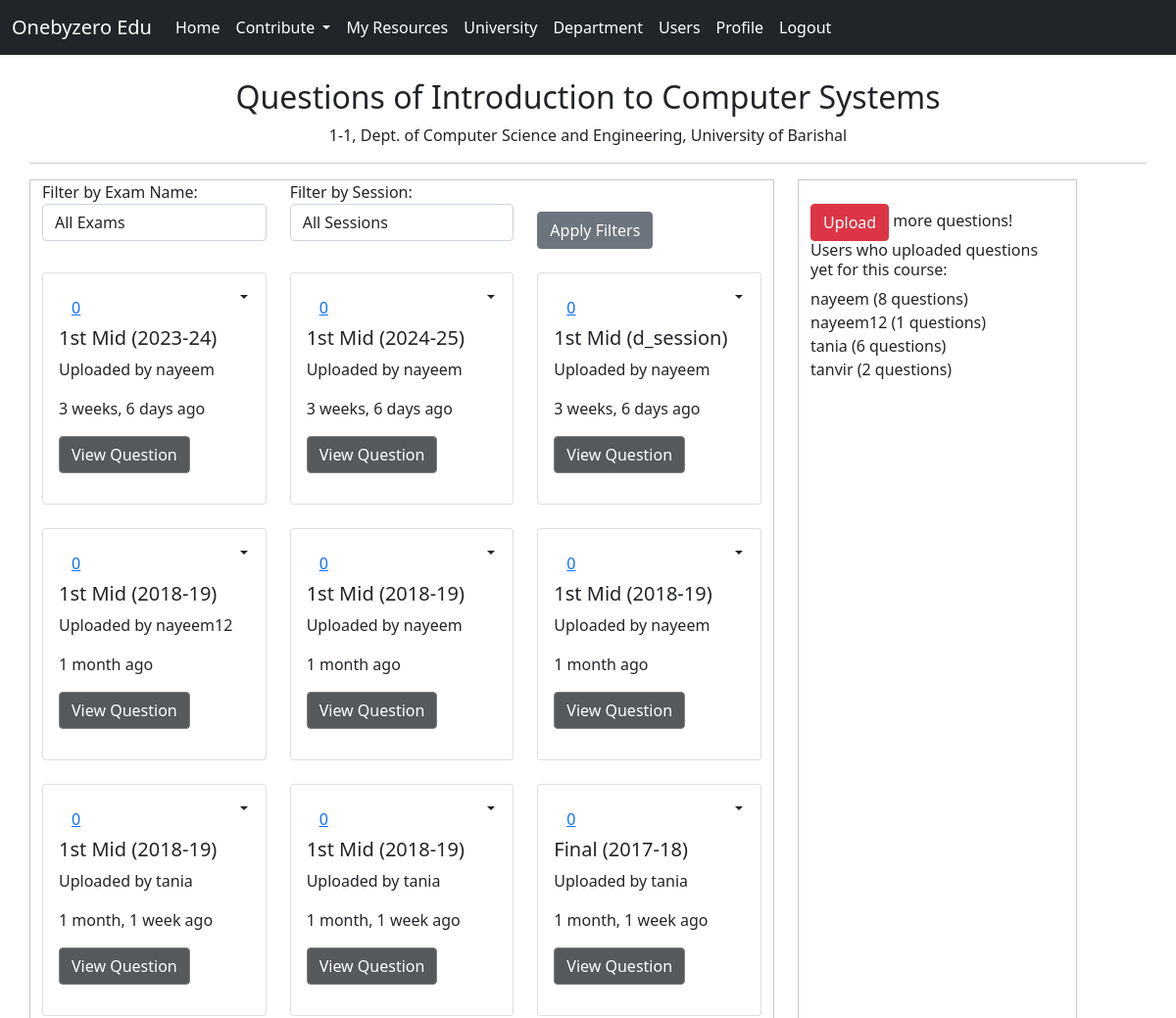
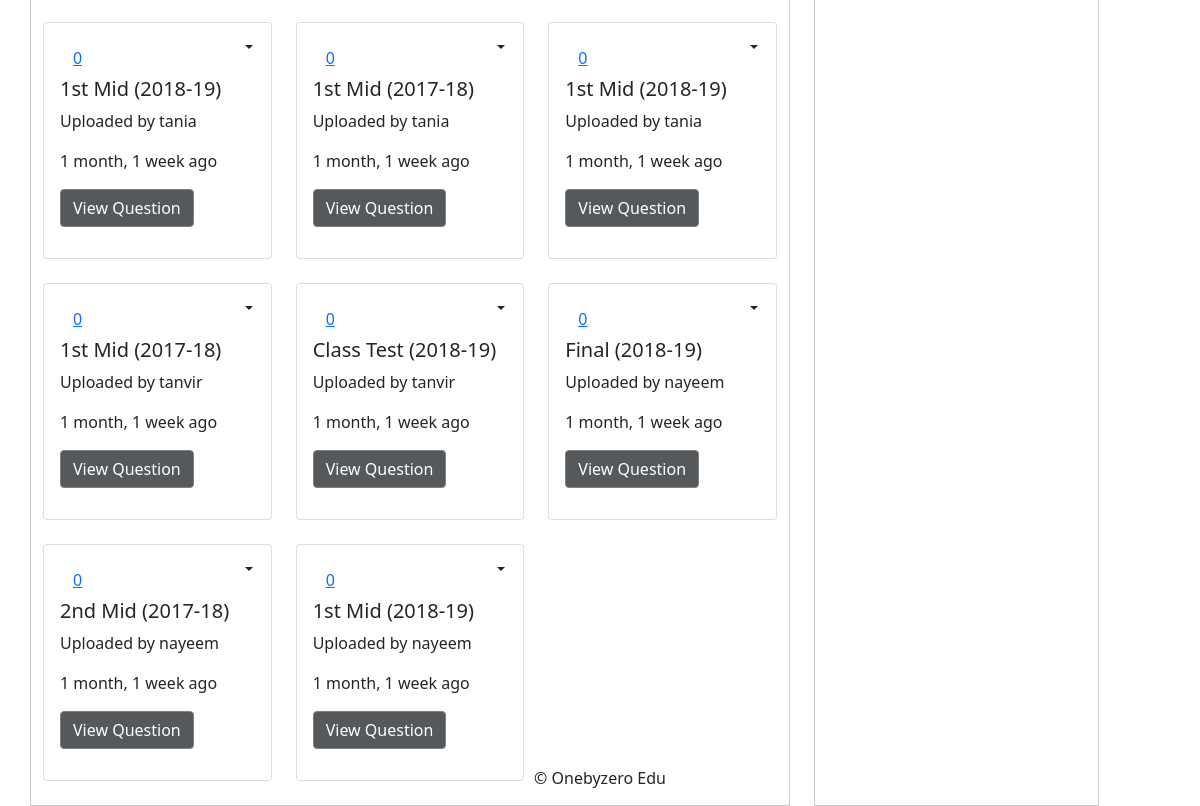
The page /study/view_questions/1/ (signed in) on the database its author committed (2 pictures, top to bottom).
### study/models.py (models this page shows, shortened)
class Course(models.Model):
    title = models.CharField(max_length=100)
    code = models.CharField(max_length=10)
    credit = models.DecimalField(max_digits=4, decimal_places=2)
    department = models.ForeignKey(Department, on_delete=models.CASCADE)
    university = models.ForeignKey(University, on_delete=models.CASCADE, default=1)
    year = models.PositiveIntegerField()
    semester = models.PositiveIntegerField()
    syllabus = models.TextField(blank=True, null=True)

class Department(models.Model):
    name = models.CharField(max_length=100)
    university = models.ForeignKey(University, on_delete=models.CASCADE)
    ambassadors = models.ManyToManyField(User, blank=True)

class University(models.Model):
    name = models.CharField(max_length=100)

class Question(models.Model):
    university = models.ForeignKey(University, on_delete=models.CASCADE)
    department = models.ForeignKey(Department, on_delete=models.CASCADE)
    year = models.PositiveIntegerField(choices=YEAR_CHOICES)
    semester = models.PositiveIntegerField(choices=SEMESTER_CHOICES)
    course = models.ForeignKey(Course, on_delete=models.CASCADE)
    exam_name = models.CharField(max_length=50, choices=EXAM_CHOICES)
    session = models.CharField(max_length=9, choices=SESSION_CHOICES)
    question_file = models.FileField(upload_to='study/questions/',
        validators=[FileExtensionValidator(allowed_extensions=['pdf', 'jpg', 'png', 'jpeg'])])
    upload_time = models.DateTimeField(auto_now_add=True)
    uploaded_by = models.ForeignKey(User, on_delete=models.CASCADE)
    love_count = models.IntegerField(default=0)
    feedback = models.TextField(blank=True, null=True)

### study/views.py (the view)
# urls.py: path('view_questions/<int:course_id>/', views.view_questions, name='view_questions'),
def view_questions(request, course_id):
    course = get_object_or_404(Course, pk=course_id)
    questions = Question.objects.filter(course=course).order_by('-upload_time')
    session_filter = request.GET.get('session')
    exam_name_filter = request.GET.get('exam_name')
    if session_filter:
        questions = questions.filter(session=session_filter)
    if exam_name_filter:
        questions = questions.filter(exam_name__icontains=exam_name_filter)
    all_uploaders = Question.objects.filter(course=course_id).values_list('uploaded_by__username', flat=True).distinct()
    users_with_question_count = (
        Question.objects
        .filter(course=course)
        .values('uploaded_by__username')
        .annotate(question_count=Count('uploaded_by__username'))
    )
    user_profile = Profile.objects.get(user=request.user)
    user_department_id = user_profile.department.id
    context = {
        'questions': questions,
        'course': course,
        'all_uploaders': all_uploaders,
        'users_with_question_count': users_with_question_count,
        'user_department_id': user_department_id,
        'user_profile': user_profile,
    }
    return render(request, 'resources/questions/view_questions.html', context)

### study/templatetags/time_filters.py (called while the page is built)
@register.filter(name='time_ago')
def time_ago(value):
    if isinstance(value, datetime.datetime):
        return timesince(value, now())
    return value  # Return the original value if it's not a datetime object

### study/templates/resources/questions/view_questions.html (shortened to what this page needs)
{% extends "base.html" %}
{% load time_filters %}
{% load static %}
{% block content %}
    <div class="container mt-4">
        <div class="row">
            <div class="text-center">
                <h2>Questions of {{ course.title }}</h2>
                <p>{{ course.semester }}-{{ course.year }},
                    Dept. of {{ course.department.name }},
                    {{ course.university.name }}</p>
            </div>
            <hr>
            <div class="col-md-8 resources-border">
                <form method="GET" class="mb-4">
                    <div class="row align-items-end">
                        <div class="col-md-4 mb-2">
                            <label for="examFilter">Filter by Exam Name:</label>
                            <select name="exam_name" id="examFilter" class="form-control">
                                <option value="">All Exams</option>
                            </select>
                        </div>
                        <div class="col-md-4 mb-2">
                            <label for="sessionFilter">Filter by Session:</label>
                            <select name="session" id="sessionFilter" class="form-control">
                                <option value="">All Sessions</option>
                            </select>
                        </div>
                        <div class="col-md-4">
                            <button type="submit" class="btn btn-secondary btn-block">Apply Filters</button>
                        </div>
                    </div>
                </form>
                <div class="row">
                    {% for qs in questions %}
                        <div class="col-md-4 mb-4">
                            <div class="card">
                                <div class="card-body" style="height: 235px; overflow: hidden;">
                                    <div  class="dropdown dropleft" style="position: absolute; top: 5px; right: 5px;">
                                        <button class="btn dropdown-toggle" type="button" id="dropdownMenuButton" data-bs-toggle="dropdown" aria-haspopup="true" aria-expanded="false">
                                        </button>
                                    </div>
                    <button class="btn btn-link" id="loveBtn{{ qs.id }}" onclick="handleLoveClick({{ qs.id }})">
                        <span id="loveCount{{ qs.id }}">{{ qs.love_count }}</span>
                    </button>
                                    <h5 class="card-title">{{ qs.exam_name }} ({{ qs.session }})</h5>
                                    <p class="card-text">Uploaded by {{ qs.uploaded_by.username }}</p>
                                    <p>{{ qs.upload_time|time_ago }} ago</p>
                                    {% if user_department_id == 1 %}
                                    <a href="{{ qs.question_file.url }}" target="_blank" class="btn btn-primary  view-btn" data-toggle="modal" data-target="#imageModal{{ qs.id }}">
                                         View Question
                                    </a>
                                    {% else %}
                                    <a href="{% url 'login' %}" class="btn btn-primary  view-btn" data-toggle="modal" data-target="#imageModal{{ qs.id }}">
                                        <i class="far fa-eye"></i> View Question
                                    </a>
                                    {% endif %}
                                </div>
                            </div>
                        </div>
                    {% empty %}
                        <p class="col-12 text-center">No questions available.</p>
                    {% endfor %}
                </div>
            </div>
            <div class="custom-col">
            </div>
            <div class="col-md-3 resources-border">
                <div class="row justify-content-between align-items-center mt-4">
                    <div>
                        <a href="{% url 'add_question' %}" class="btn btn-danger mr-2">Upload</a>
                        <span>more questions!</span>
                    </div>
                    <div>
                        <h6>Users who uploaded questions yet for this course:</h6>
                        <ul class="list-unstyled">
                            {% for user_info in users_with_question_count %}
                                <li>{{ user_info.uploaded_by__username }} ({{ user_info.question_count }} questions)</li>
                            {% empty %}
                                <li>No users have uploaded questions for this course.</li>
                            {% endfor %}
                        </ul>
                    </div>
                </div>
            </div>
        </div>
    </div>
{% endblock %}

### templates/base.html (style rules this page uses)
.view-btn { background-color: #56595C; border-color: gray; }
.resources-border { border: 1.5px solid #c7c8c9 !important; }
.custom-col { width: 2%; }

### rows shown on the page
Course: title "Introduction to Computer Systems", semester "1", year "1", department.name "Computer Science and Engineering", university.name "University of Barishal"
Question: love_count "0", exam_name "1st Mid", session "2023-24", uploaded_by.username "nayeem", upload_time "3 weeks, 6 days"
Question: love_count "0", exam_name "1st Mid", session "2024-25", uploaded_by.username "nayeem", upload_time "3 weeks, 6 days"
Question: love_count "0", exam_name "1st Mid", session "d_session", uploaded_by.username "nayeem", upload_time "3 weeks, 6 days"
Question: love_count "0", exam_name "1st Mid", session "2018-19", uploaded_by.username "nayeem12", upload_time "1 month"
Question: love_count "0", exam_name "1st Mid", session "2018-19", uploaded_by.username "nayeem", upload_time "1 month"
Question: love_count "0", exam_name "1st Mid", session "2018-19", uploaded_by.username "nayeem", upload_time "1 month"
Question: love_count "0", exam_name "1st Mid", session "2018-19", uploaded_by.username "tania", upload_time "1 month, 1 week"
Question: love_count "0", exam_name "1st Mid", session "2018-19", uploaded_by.username "tania", upload_time "1 month, 1 week"
Question: love_count "0", exam_name "Final", session "2017-18", uploaded_by.username "tania", upload_time "1 month, 1 week"
Question: love_count "0", exam_name "1st Mid", session "2018-19", uploaded_by.username "tania", upload_time "1 month, 1 week"
Question: love_count "0", exam_name "1st Mid", session "2017-18", uploaded_by.username "tania", upload_time "1 month, 1 week"
Question: love_count "0", exam_name "1st Mid", session "2018-19", uploaded_by.username "tania", upload_time "1 month, 1 week"
Question: love_count "0", exam_name "1st Mid", session "2017-18", uploaded_by.username "tanvir", upload_time "1 month, 1 week"
Question: love_count "0", exam_name "Class Test", session "2018-19", uploaded_by.username "tanvir", upload_time "1 month, 1 week"
Question: love_count "0", exam_name "Final", session "2018-19", uploaded_by.username "nayeem", upload_time "1 month, 1 week"
Question: love_count "0", exam_name "2nd Mid", session "2017-18", uploaded_by.username "nayeem", upload_time "1 month, 1 week"
Question: love_count "0", exam_name "1st Mid", session "2018-19", uploaded_by.username "nayeem", upload_time "1 month, 1 week"

### other values the page prints
{{ user_info.uploaded_by__username }} "nayeem"
{{ user_info.question_count }} "8"
{{ user_info.uploaded_by__username }} "nayeem12"
{{ user_info.question_count }} "1"
{{ user_info.uploaded_by__username }} "tania"
{{ user_info.question_count }} "6"
{{ user_info.uploaded_by__username }} "tanvir"
{{ user_info.question_count }} "2"
